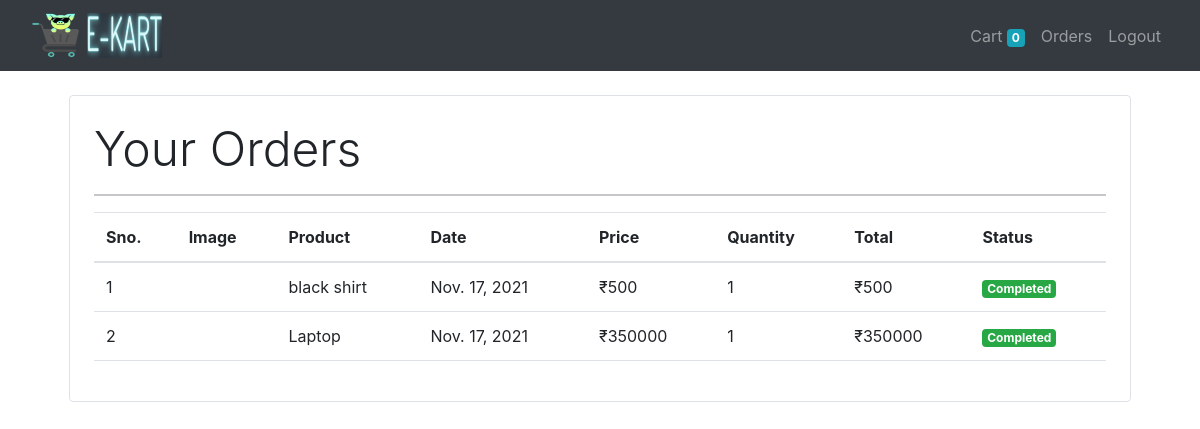
Screenshot of /orders (signed in) with the database file from the repository.
### store/models/orders.py (models this page shows, shortened)
class Order(models.Model):
    product = models.ForeignKey(Product, on_delete=models.CASCADE)
    customer = models.ForeignKey(Customer, on_delete=models.CASCADE)
    quantity = models.IntegerField(default=1)
    price = models.IntegerField()
    address = models.CharField(max_length=50 , default='' , blank=True)
    phone = models.CharField(max_length=50 , default='' , blank=True)
    date = models.DateField(default=datetime.datetime.today)
    status = models.BooleanField(default=False)
    @staticmethod
    def get_orders_by_customer(customer_id):
        return Order.objects.filter(customer = customer_id).order_by('-date')

### store/models/product.py (models this page shows, shortened)
class Product(models. Model):
    name = models.CharField(max_length=30)
    price = models.IntegerField(default=0)
    category = models.ForeignKey(Category, on_delete=models.CASCADE , default= 1)
    description = models.CharField(max_length=200, default=' ')
    image = models.ImageField(upload_to='upload/products/')

### store/middlewares/auth.py (the view)
    def middleware(request):
        print(request.session.get('customer'))
        returnUrl = request.META['PATH_INFO']
        print(request.META['PATH_INFO'])
        if not request.session.get('customer'):
            return redirect(F'login?return_url={returnUrl}')
        response = get_response(request)
        return response

### store/templatetags/custom_filter.py (called while the page is built)
@register.filter(name='currency')
def currency(number):
    return "₹"+str(number)

@register.filter(name='multiply')
def multiply(number, number1):
    return number*number1

### store/views/orders.py (called while the page is built)
    def get(self, request):
        customer = request.session.get('customer')
        orders = Order.get_orders_by_customer(customer)
        print(orders)
        return render(request, 'orders.html', {'orders':orders})

### store/templates/orders.html
{% extends  'base.html' %}
{% block content %}
{% load cart %}
{% load custom_filter %}
<div class="container">
    <div class="border rounded p-4 m-4">
        <p class="display-5">Your Orders</p>
        <hr>
        <table class="table">
            <thead>
                <tr>
                    <th>Sno.</th>
                    <th>Image</th>
                    <th>Product</th>
                    <th>Date</th>
                    <th>Price</th>
                    <th>Quantity</th>
                    <th>Total</th>
                    <th>Status</th>
                </tr>
            </thead>
            <tbody>
                {% for order in orders %}
                <tr>
                    <td>{{forloop.counter}}</td>
                    <td><img style="height:80px;" class="rounded-circle" src="{{order.product.image.url}}" alt=""></td>
                    <td>{{order.product.name}}</td>
                    <td>{{order.date}}</td>
                    <td>{{order.price|currency}}</td>
                    <td>{{order.quantity}}</td>
                    <td>{{order.quantity|multiply:order.price|currency}}</td>
                    {% if order.status %}
                    <td><small class= "badge badge-success">Completed</small></td>
                    {% else %}
                    <td><small class="badge badge-warning">Pending</small></td>
                    {% endif %}
                </tr>
                {% endfor %}
            </tbody>
        </table>
    </div>
</div>
{% endblock %}

### rows the page displays
Order: product.name "black shirt", date "Nov. 17, 2021", price "₹500", quantity "1", quantity|multiply "₹500", status "Completed"
Order: product.name "Laptop", date "Nov. 17, 2021", price "₹350000", quantity "1", quantity|multiply "₹350000", status "Completed"

### other values shown
{{ request.session.cart.keys|length }} "0"
